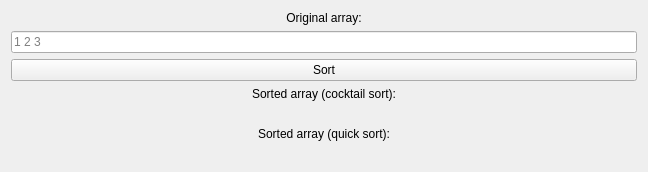
<?xml version="1.0" encoding="UTF-8"?>
<ui version="4.0">
 <class>Form</class>
 <widget class="QWidget" name="Form">
  <property name="geometry">
   <rect>
    <x>0</x>
    <y>0</y>
    <width>648</width>
    <height>162</height>
   </rect>
  </property>
  <property name="windowTitle">
   <string>Advanced Sort</string>
  </property>
  <layout class="QVBoxLayout" name="verticalLayout">
   <item>
    <widget class="QLabel" name="label">
     <property name="text">
      <string>Original array:</string>
     </property>
     <property name="alignment">
      <set>Qt::AlignCenter</set>
     </property>
    </widget>
   </item>
   <item>
    <widget class="QLineEdit" name="inputArray">
     <property name="placeholderText">
      <string>1 2 3</string>
     </property>
    </widget>
   </item>
   <item>
    <widget class="QPushButton" name="sortButton">
     <property name="text">
      <string>Sort</string>
     </property>
    </widget>
   </item>
   <item>
    <widget class="QLabel" name="label_2">
     <property name="text">
      <string>Sorted array (cocktail sort):</string>
     </property>
     <property name="alignment">
      <set>Qt::AlignCenter</set>
     </property>
    </widget>
   </item>
   <item>
    <widget class="QLabel" name="sortedArrayCocktail">
     <property name="text">
      <string/>
     </property>
    </widget>
   </item>
   <item>
    <widget class="QLabel" name="label_3">
     <property name="text">
      <string>Sorted array (quick sort):</string>
     </property>
     <property name="alignment">
      <set>Qt::AlignCenter</set>
     </property>
    </widget>
   </item>
   <item>
    <widget class="QLabel" name="sortedArrayQuick">
     <property name="text">
      <string/>
     </property>
    </widget>
   </item>
  </layout>
 </widget>
 <resources/>
 <connections/>
</ui>
